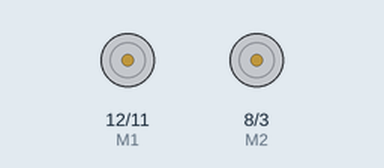
Simulated run of this sketch. Board: Arduino Uno, built with avr-gcc and run on an emulated ATmega328P. Parts: direction and speed pins drawn as motors (green arrow = direction pin HIGH = forward, orange = LOW = backward, longer = more drive).

Above: at 0.5 s.
At 1.5 s:
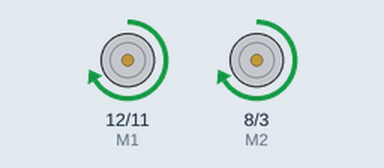
At 4.0 s:
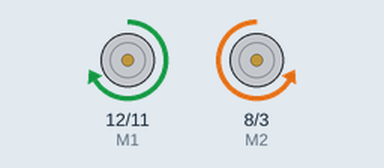
Timing chart, 0 to 5.2 s (numbered marks = the images above):
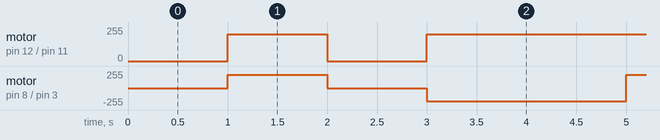

The sketch:

stright.ino
```cpp
// Define pins connections
// Motor speed pins
int E1 = 11;
int E2 = 3;

// Motor direction pins
int M1 = 12;
int M2 = 8;

// Motor speed Max 255 Min 0
int Mot_speed;
int Mot_speed1;

void setup()
{
  pinMode(M1, OUTPUT);
  pinMode(M2, OUTPUT);
  // Assign a value to Mot_speed for example 200
  Mot_speed = 200;
}

void loop()
{
  // Direction control HIGH and LOW opposite directions
  delay(1000);
  digitalWrite(M1, HIGH);
  digitalWrite(M2, HIGH);

  // Speed control
  analogWrite(E1, Mot_speed);
  analogWrite(E2, Mot_speed);
  delay(1000);

  analogWrite(E1, 0);
  analogWrite(E2, 0);
  delay(1000);

  digitalWrite(M1, HIGH);
  digitalWrite(M2, LOW);
  analogWrite(E1, Mot_speed);
  analogWrite(E2, Mot_speed);
  delay(1000);
}
```

Measured:
- by itself, motor on pin 12 (M1) / pin 11 (E1): repeats every 4.0 s: stopped 1.0 s, forward 200/255 3.0 s
- by itself, motor on pin 8 (M2) / pin 3 (E2): repeats every 4.0 s: stopped 1.0 s, backward 200/255 2.0 s, forward 200/255 1.0 s
